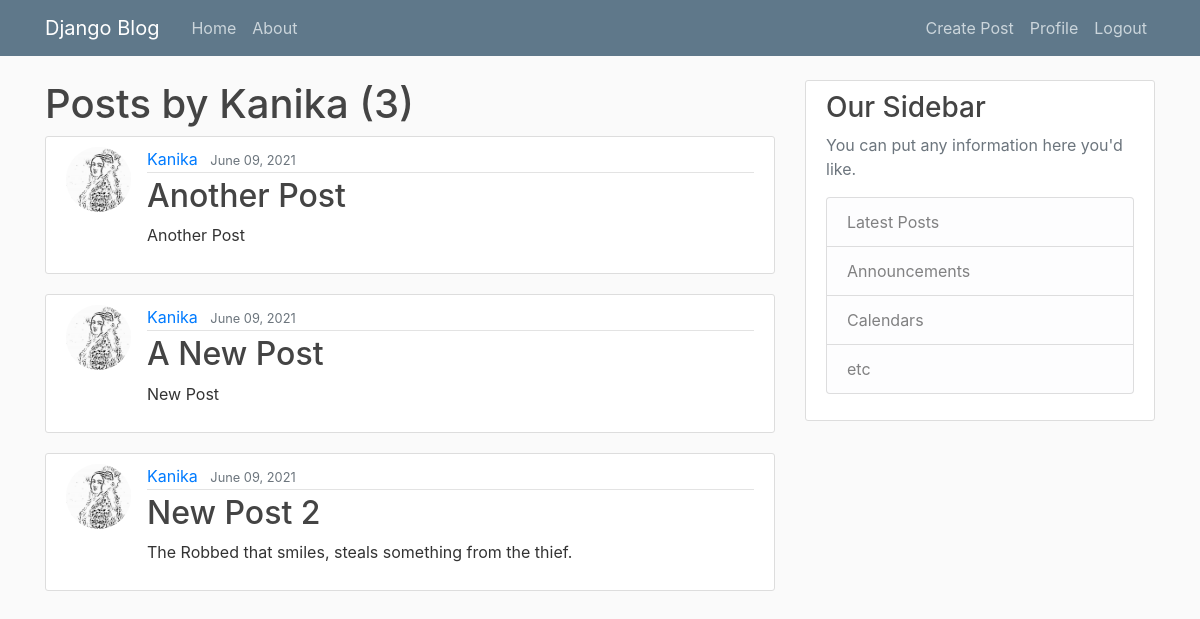
The app's page /user/Kanika (signed in) with its own data.
### blog/models.py (models this page shows, shortened)
class Post(models.Model):
    title = models.CharField(max_length=100)
    content = models.TextField()
    date_posted = models.DateTimeField(default=timezone.now)
    author = models.ForeignKey(User, on_delete=models.CASCADE)

### user_reg/models.py (models this page shows, shortened)
class Profile(models.Model):
    user = models.OneToOneField(User, on_delete=models.CASCADE)
    image = models.ImageField(default='default.jpg', upload_to='profile_pics')

### blog/views.py (the view)
# urls.py: path('user/<str:username>', UserPostListView.as_view(), name='user-posts'),
class UserPostListView(ListView):
    model = Post
    template_name = 'blog/user_posts.html'
    context_object_name = 'posts'
    paginate_by = 5
    def get_queryset(self):
        user = get_object_or_404(User, username=self.kwargs.get('username'))
        return Post.objects.filter(author=user).order_by('-date_posted')

### blog/templates/blog/user_posts.html (shortened to what this page needs)
{% extends "blog/base.html"%}
{% block content%}
    <h1 class="mb_3">Posts by {{view.kwargs.username}} ({{page_obj.paginator.count}})</h1>
    {% for post in posts%}
    <article class="media content-section">
        <img class="rounded-circle article-img" src={{post.author.profile.image.url}}>
        <div class="media-body">
            <div class="article-metadata">
            <a class="mr-2" href="{% url 'user-posts' post.author.username %}">{{ post.author }}</a>
            <small class="text-muted">{{ post.date_posted|date:"F d, Y" }}</small>
            </div>
            <h2><a class="article-title" href="{% url 'post-detail' post.id %}">{{ post.title }}</a></h2>
            <p class="article-content">{{ post.content }}</p>
        </div>
    </article>
    {% endfor %}
{% endblock %}

### blog/static/blog/main.css (style rules this page uses)
body { background: #fafafa; color: #333333; margin-top: 5rem; }
h1, h2, h3, h4, h5, h6 { color: #444444; }
.content-section { background: #ffffff; padding: 10px 20px; border: 1px solid #dddddd; border-radius: 3px; margin-bottom: 20px; }
.article-title { color: #444444; }
.article-content { white-space: pre-line; }
.article-img { height: 65px; width: 65px; margin-right: 16px; }
.article-metadata { padding-bottom: 1px; margin-bottom: 4px; border-bottom: 1px solid #e3e3e3 }

### records on screen
Post: author.profile.image (picture), author "Kanika", date_posted "June 09, 2021", title "Another Post", content "Another Post"
Post: author.profile.image (picture), author "Kanika", date_posted "June 09, 2021", title "A New Post", content "New Post"
Post: author.profile.image (picture), author "Kanika", date_posted "June 09, 2021", title "New Post 2", content "The Robbed that smiles, steals something from the thief."

### other values on screen
{{ view.kwargs.username }} "Kanika"
{{ page_obj.paginator.count }} "3"
